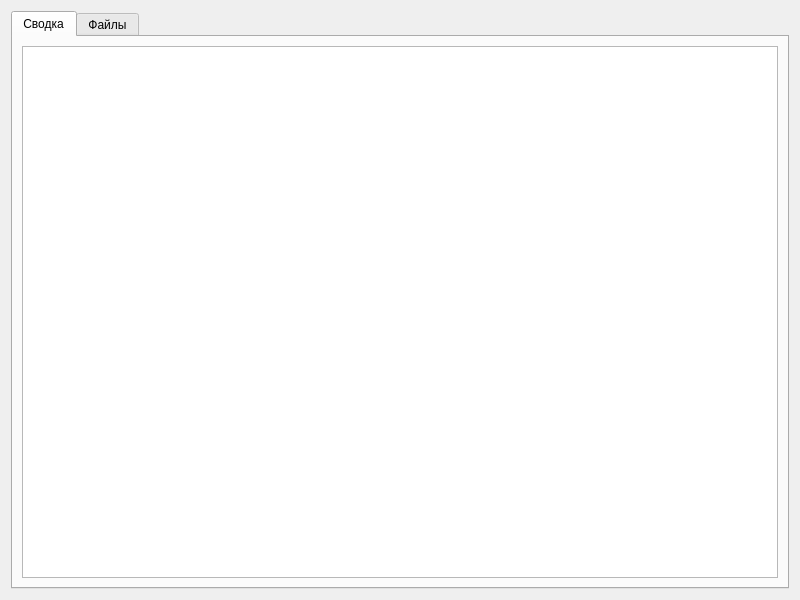
<?xml version="1.0" encoding="UTF-8"?>
<ui version="4.0">
 <class>MainWindow</class>
 <widget class="QWidget" name="MainWindow">
  <property name="geometry">
   <rect>
    <x>0</x>
    <y>0</y>
    <width>800</width>
    <height>600</height>
   </rect>
  </property>
  <property name="windowTitle">
   <string>MainWindow</string>
  </property>
  <layout class="QHBoxLayout" name="horizontalLayout">
   <item>
    <widget class="QTabWidget" name="tabWidget">
     <property name="currentIndex">
      <number>0</number>
     </property>
     <widget class="QWidget" name="tab_4">
      <attribute name="title">
       <string>Сводка</string>
      </attribute>
      <layout class="QVBoxLayout" name="verticalLayout_6">
       <item>
        <widget class="QTreeWidget" name="summary_treeWidget">
         <property name="editTriggers">
          <set>QAbstractItemView::EditTrigger::NoEditTriggers</set>
         </property>
         <property name="selectionMode">
          <enum>QAbstractItemView::SelectionMode::NoSelection</enum>
         </property>
         <property name="animated">
          <bool>true</bool>
         </property>
         <attribute name="headerVisible">
          <bool>false</bool>
         </attribute>
         <column>
          <property name="text">
           <string/>
          </property>
         </column>
        </widget>
       </item>
      </layout>
     </widget>
     <widget class="QWidget" name="tab_2">
      <attribute name="title">
       <string>Файлы</string>
      </attribute>
      <layout class="QVBoxLayout" name="verticalLayout_2">
       <item alignment="Qt::AlignmentFlag::AlignLeft">
        <widget class="QPushButton" name="selectAll_btn">
         <property name="text">
          <string>Выделить все</string>
         </property>
        </widget>
       </item>
       <item>
        <widget class="FilesView" name="foundFiles">
         <property name="sortingEnabled">
          <bool>true</bool>
         </property>
         <attribute name="horizontalHeaderDefaultSectionSize">
          <number>150</number>
         </attribute>
         <attribute name="verticalHeaderVisible">
          <bool>false</bool>
         </attribute>
        </widget>
       </item>
      </layout>
     </widget>
    </widget>
   </item>
  </layout>
 </widget>
 <customwidgets>
  <customwidget>
   <class>FilesView</class>
   <extends>QTableView</extends>
   <header>filesview.h</header>
  </customwidget>
 </customwidgets>
 <resources/>
 <connections/>
</ui>
